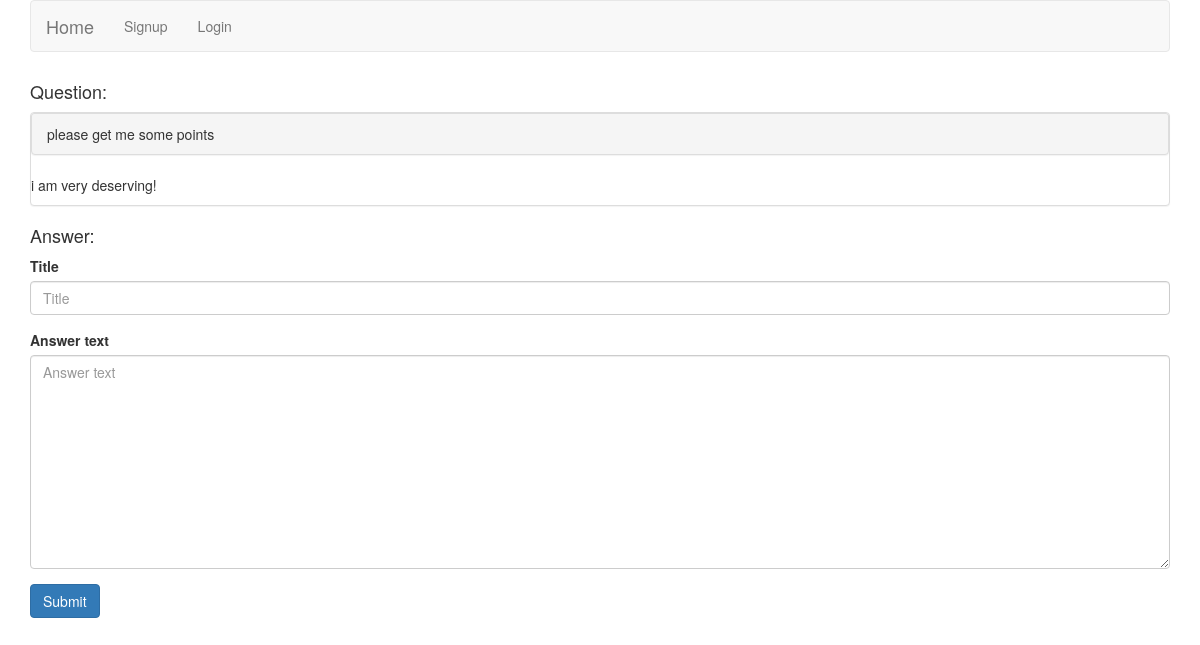
Page /question/8/createanswer/ on the committed database.
### duckapp/models.py (models this page shows, shortened)
class Question(models.Model):
    asker = models.ForeignKey('auth.User')
    title = models.CharField(max_length=255)
    question_text = models.TextField()
    tags = models.ManyToManyField(Tag, blank=True)
    timestamp = models.DateTimeField(auto_now_add=True)
    class Meta:
        ordering = ["-timestamp"]

### duckapp/views.py (the view, shortened to what this page needs)
# urls.py: url(r'^question/(?P<pk>\d+)/createanswer/', AnswerCreateView.as_view(), name='answer_create'),
class AnswerCreateView(CreateView):
    model = Answer
    fields = ['title', 'answer_text']
    def get_context_data(self, **kwargs):
        context = super(AnswerCreateView, self).get_context_data(**kwargs)
        context['related_question'] = Question.objects.get(pk=self.kwargs['pk'])
        return context

### duckapp/templates/duckapp/answer_form.html (shortened to what this page needs)
{% extends 'base.html' %}
{% load bootstrap3 %}
{% block content %}
<div class="container">
    <h4>Question:</h4>
    <div class="panel panel-default">
<div class="panel panel-heading">
    {{ related_question.title }}
</div>
            <p>
                {{ related_question.question_text }}
            </p>
    </div>
<h4>Answer:</h4>
    <form class="" action="" method="post">
        {% bootstrap_form form %}
        {% buttons %}
        <button type="submit" class="btn btn-primary">
            {% bootstrap_icon "star" %} Submit
        </button>
        {% endbuttons %}
    </form>
</div>
{% endblock %}

### rows in the picture
Question: title "please get me some points", question_text "i am very deserving!"
